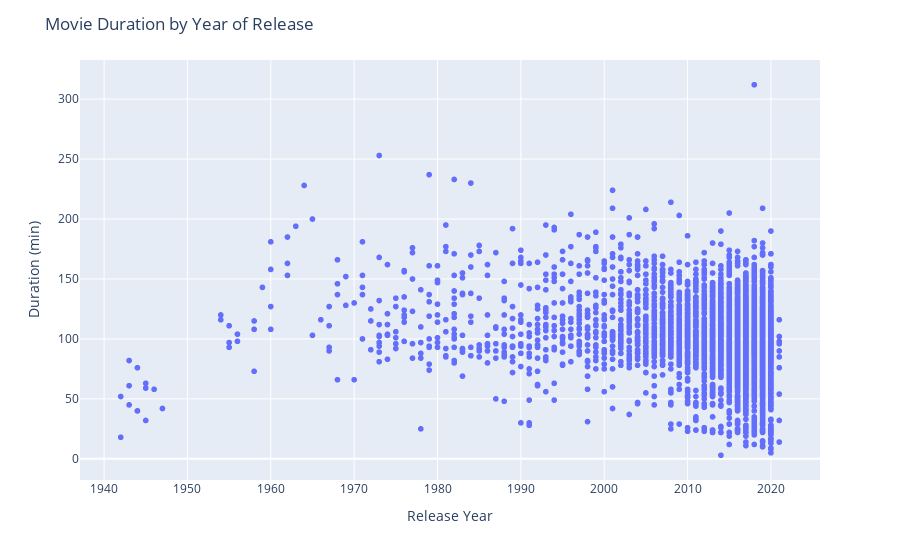

The notebook cell this image was saved under:
### Code cell
fig = px.scatter(netflix_movies_col_subset, x="release_year", y="duration")
#Edit the layout
fig.update_layout(title = "Movie Duration by Year of Release", 
                  xaxis_title='Release Year', yaxis_title='Duration (min)')
fig.show()

### Figure 1 — Plotly figure (JSON) as saved in the notebook; plotly's stock layout.template omitted (floating-point values rounded to 4 significant figures; data arrays with more than 128 entries replaced by an {"elided": "..."} marker saying what was removed)
{"data": [{"hovertemplate": "release_year=%{x}<br>duration=%{y}<extra></extra>", "legendgroup": "", "marker": {"color": "#636efa", "symbol": "circle"}, "mode": "markers", "name": "", "showlegend": false, "type": "scattergl", "x": {"elided": "5377 int values"}, "xaxis": "x", "y": {"elided": "5377 int values"}, "yaxis": "y"}], "layout": {"legend": {"tracegroupgap": 0}, "margin": {"t": 60}, "title": {"text": "Movie Duration by Year of Release"}, "xaxis": {"anchor": "y", "domain": [0, 1], "title": {"text": "Release Year"}}, "yaxis": {"anchor": "x", "domain": [0, 1], "title": {"text": "Duration (min)"}}}}
